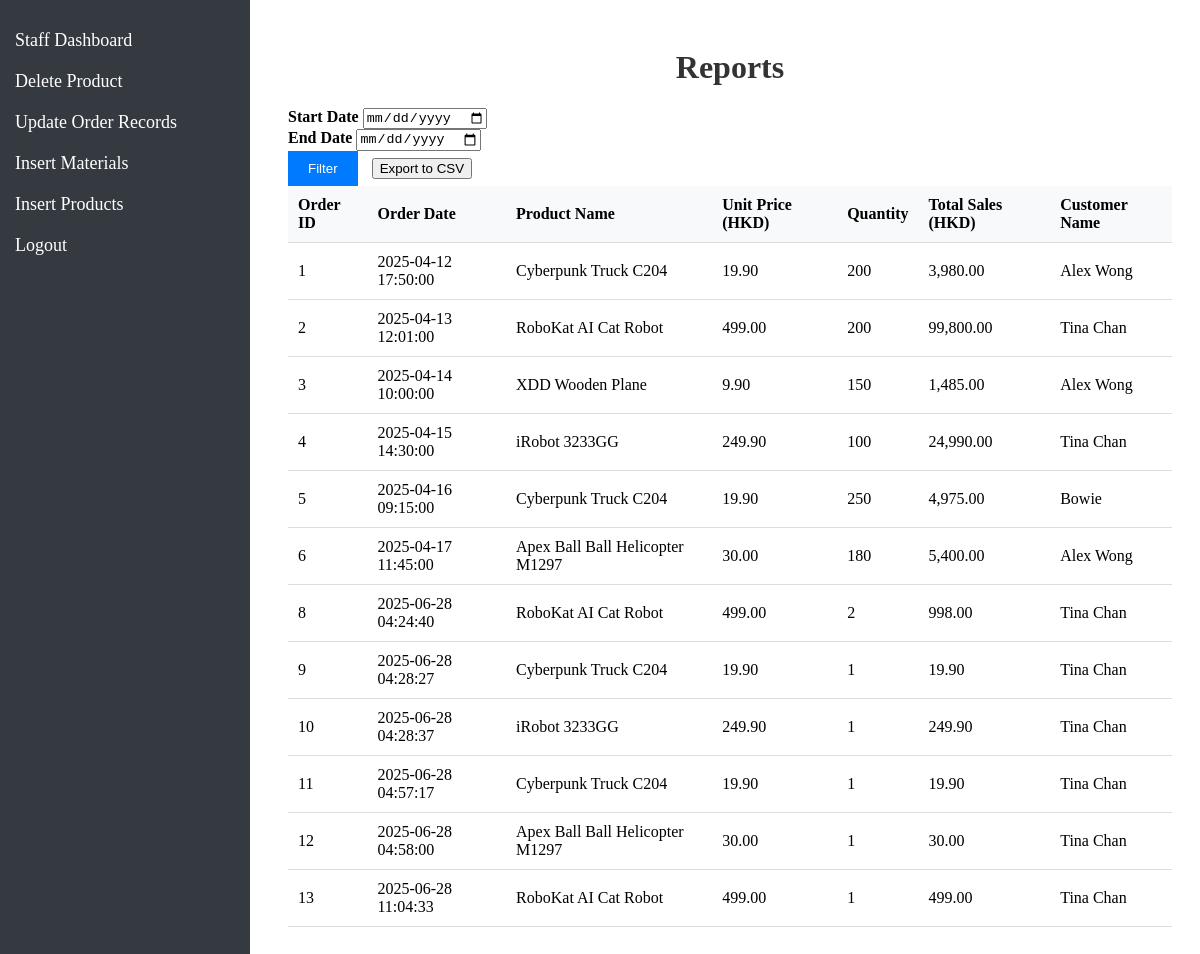
/General/reports.php (signed in), run on the app's committed database.
### tables this page shows
CREATE TABLE `orders` (
  `oid` int(11) NOT NULL,
  `odate` datetime NOT NULL,
  `pid` int(11) NOT NULL,
  `oqty` int(11) NOT NULL,
  `ocost` decimal(20,2) NOT NULL,
  `cid` int(11) NOT NULL,
  `odeliverdate` datetime DEFAULT NULL,
  `ostatus` int(11) NOT NULL
);

CREATE TABLE `product` (
  `pid` int(11) NOT NULL,
  `pname` varchar(255) NOT NULL,
  `pdesc` text DEFAULT NULL,
  `pcost` decimal(12,2) NOT NULL,
  `pimage` varchar(255) DEFAULT NULL
);

CREATE TABLE `customer` (
  `cid` int(11) NOT NULL,
  `cname` varchar(255) NOT NULL,
  `cpassword` varchar(255) NOT NULL,
  `ctel` int(11) DEFAULT NULL,
  `caddr` text DEFAULT NULL,
  `company` varchar(255) DEFAULT NULL
);

### General/reports.php (the view, shortened to what this page needs)
<?php
include 'db_connect.php';
$start_date = isset($_POST['start_date']) ? mysqli_real_escape_string($conn, $_POST['start_date']) : '';
$end_date = isset($_POST['end_date']) ? mysqli_real_escape_string($conn, $_POST['end_date']) : '';
$sql = "SELECT o.oid, o.odate, p.pname, p.pcost AS unit_price, o.oqty, o.ocost AS total_sales, c.cname
        FROM orders o
        JOIN product p ON o.pid = p.pid
        JOIN customer c ON o.cid = c.cid";
$reports = mysqli_query($conn, $sql);
?>
  <!DOCTYPE html>
  <html data-bs-theme="light" lang="en">
  <head>
    <link rel="stylesheet" href="../Staff_css/reports.css">
  </head>
  <body>
  <div class="sidebar">
    <a href="../General/staffDashboard.php">Staff Dashboard</a>
    <a href="../General/deleteProduct.php">Delete Product</a>
    <a href="updateOrder.php">Update Order Records</a>
    <a href="insertMaterials.php">Insert Materials</a>
    <a href="insertProducts.php">Insert Products</a>
    <a href="login.php">Logout</a>
  </div>
  <div class="content">
    <h1>Reports</h1>
    <form method="POST" action="" class="mb-4">
      <div class="row g-3">
        <div class="col-md-4">
          <label class="form-label">Start Date</label>
          <input class="form-control" type="date" name="start_date" value="<?php echo htmlspecialchars($start_date); ?>">
        </div>
        <div class="col-md-4">
          <label class="form-label">End Date</label>
          <input class="form-control" type="date" name="end_date" value="<?php echo htmlspecialchars($end_date); ?>">
        </div>
        <div class="col-md-4 align-self-end">
          <button type="submit" class="btn btn-primary">Filter</button>
        </div>
      </div>
    </form>
    <div class="row">
      <div class="col">
        <?php if (mysqli_num_rows($reports) > 0): ?>
          <table class="table table-striped">
            <thead>
            <tr>
              <th>Order ID</th>
              <th>Order Date</th>
              <th>Product Name</th>
              <th>Unit Price (HKD)</th>
              <th>Quantity</th>
              <th>Total Sales (HKD)</th>
              <th>Customer Name</th>
            </tr>
            </thead>
            <tbody>
            <?php while ($report = mysqli_fetch_assoc($reports)): ?>
              <tr>
                <td><?php echo htmlspecialchars($report['oid']); ?></td>
                <td><?php echo htmlspecialchars($report['odate']); ?></td>
                <td><?php echo htmlspecialchars($report['pname']); ?></td>
                <td><?php echo number_format($report['unit_price'], 2); ?></td>
                <td><?php echo htmlspecialchars($report['oqty']); ?></td>
                <td><?php echo number_format($report['total_sales'], 2); ?></td>
                <td><?php echo htmlspecialchars($report['cname']); ?></td>
              </tr>
            <?php endwhile; ?>
            </tbody>
          </table>
        <?php else: ?>
          <div class="alert alert-warning" role="alert">No reports available.</div>
        <?php endif; ?>
      </div>
    </div>
  </div>
  </body>
  </html>

### Staff_css/reports.css (style rules this page uses)
.sidebar { width: 250px; position: fixed; top: 0; left: 0; height: 100%; background-color: #343a40; padding-top: 20px; }
.sidebar a { padding: 10px 15px; text-decoration: none; font-size: 18px; color: white; display: block; }
.content { margin-left: 260px; padding: 20px; }
h1 { text-align: center; color: #333; }
.table { width: 100%; border-collapse: collapse; }
.table th, .table td { padding: 10px; text-align: left; border-bottom: 1px solid #ddd; }
.table th { background-color: #f8f9fa; }
.form-label { font-weight: bold; }
.btn-primary { background-color: #007bff; color: white; border: none; padding: 10px 20px; cursor: pointer; }

### data on the page
orders: oid "1", odate "2025-04-12 17:50:00", pid.pname "Cyberpunk Truck C204", pid.pcost "19.90", oqty "200", ocost "3,980.00", cid.cname "Alex Wong"
orders: oid "2", odate "2025-04-13 12:01:00", pid.pname "RoboKat AI Cat Robot", pid.pcost "499.00", oqty "200", ocost "99,800.00", cid.cname "Tina Chan"
orders: oid "3", odate "2025-04-14 10:00:00", pid.pname "XDD Wooden Plane", pid.pcost "9.90", oqty "150", ocost "1,485.00", cid.cname "Alex Wong"
orders: oid "4", odate "2025-04-15 14:30:00", pid.pname "iRobot 3233GG", pid.pcost "249.90", oqty "100", ocost "24,990.00", cid.cname "Tina Chan"
orders: oid "5", odate "2025-04-16 09:15:00", pid.pname "Cyberpunk Truck C204", pid.pcost "19.90", oqty "250", ocost "4,975.00", cid.cname "Bowie"
orders: oid "6", odate "2025-04-17 11:45:00", pid.pname "Apex Ball Ball Helicopter M1297", pid.pcost "30.00", oqty "180", ocost "5,400.00", cid.cname "Alex Wong"
orders: oid "8", odate "2025-06-28 04:24:40", pid.pname "RoboKat AI Cat Robot", pid.pcost "499.00", oqty "2", ocost "998.00", cid.cname "Tina Chan"
orders: oid "9", odate "2025-06-28 04:28:27", pid.pname "Cyberpunk Truck C204", pid.pcost "19.90", oqty "1", ocost "19.90", cid.cname "Tina Chan"
orders: oid "10", odate "2025-06-28 04:28:37", pid.pname "iRobot 3233GG", pid.pcost "249.90", oqty "1", ocost "249.90", cid.cname "Tina Chan"
orders: oid "11", odate "2025-06-28 04:57:17", pid.pname "Cyberpunk Truck C204", pid.pcost "19.90", oqty "1", ocost "19.90", cid.cname "Tina Chan"
orders: oid "12", odate "2025-06-28 04:58:00", pid.pname "Apex Ball Ball Helicopter M1297", pid.pcost "30.00", oqty "1", ocost "30.00", cid.cname "Tina Chan"
orders: oid "13", odate "2025-06-28 11:04:33", pid.pname "RoboKat AI Cat Robot", pid.pcost "499.00", oqty "1", ocost "499.00", cid.cname "Tina Chan"
